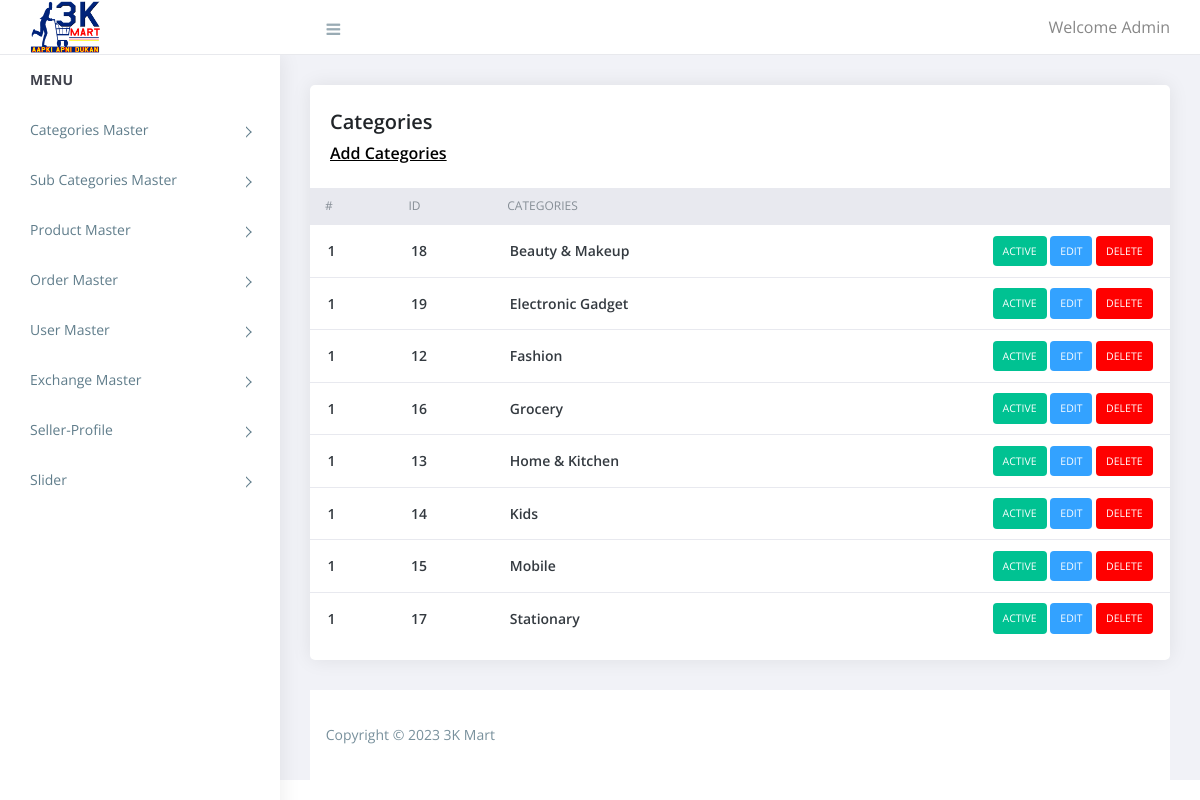
Screenshot of /admin/categories.php (signed in) with the database file from the repository.
### tables this page shows
CREATE TABLE `categories` (
  `id` int(11) NOT NULL,
  `categories` varchar(255) NOT NULL,
  `status` tinyint(4) NOT NULL,
  `created_by` int(11) NOT NULL
);

### admin/categories.php (the view, shortened to what this page needs)
<?php
require('top.inc.php');
$sql="select * from categories order by categories asc";
$res=mysqli_query($con,$sql);
?>
<div class="content pb-0">
	<div class="orders">
	   <div class="row">
		  <div class="col-xl-12">
			 <div class="card">
				<div class="card-body">
				   <h4 class="box-title">Categories </h4>
				   <h4 class="box-link"><a href="manage_categories.php">Add Categories</a> </h4>
				</div>
				<div class="card-body--">
				   <div class="table-stats order-table ov-h">
					  <table class="table ">
						 <thead>
							<tr>
							   <th class="serial">#</th>
							   <th>ID</th>
							   <th>Categories</th>
							   <th></th>
							</tr>
						 </thead>
						 <tbody>
							<?php
							$i=1;
							while($row=mysqli_fetch_assoc($res)){?>
							<tr>
							   <td class="serial"><?php echo $i?></td>
							   <td><?php echo $row['id']?></td>
							   <td><?php echo $row['categories']?></td>
							   <td>
								<?php
								if($row['status']==1){
									echo "<span class='badge badge-complete'><a href='?type=status&operation=deactive&id=".$row['id']."'>Active</a></span>&nbsp;";
								}else{
									echo "<span class='badge badge-pending'><a href='?type=status&operation=active&id=".$row['id']."'>Deactive</a></span>&nbsp;";
								}
								echo "<span class='badge badge-edit'><a href='manage_categories.php?id=".$row['id']."'>Edit</a></span>&nbsp;";
								echo "<span class='badge badge-delete'><a href='?type=delete&id=".$row['id']."'>Delete</a></span>";
								?>
							   </td>
							</tr>
							<?php } ?>
						 </tbody>
					  </table>
				   </div>
				</div>
			 </div>
		  </div>
	   </div>
	</div>
</div>
<?php
require('footer.inc.php');
?>

### admin/top.inc.php (shortened to what this page needs)
<!doctype html>
<html class="no-js" lang="">
   <head>
      <link rel="stylesheet" href="assets/css/normalize.css">
      <link rel="stylesheet" href="assets/css/bootstrap.min.css">
      <link rel="stylesheet" href="assets/css/font-awesome.min.css">
      <link rel="stylesheet" href="assets/css/themify-icons.css">
      <link rel="stylesheet" href="assets/css/pe-icon-7-filled.css">
      <link rel="stylesheet" href="assets/css/flag-icon.min.css">
      <link rel="stylesheet" href="assets/css/cs-skin-elastic.css">
      <link rel="stylesheet" href="assets/css/style.css">
   </head>
   <body>
      <aside id="left-panel" class="left-panel">
         <nav class="navbar navbar-expand-sm navbar-default">
            <div id="main-menu" class="main-menu collapse navbar-collapse">
               <ul class="nav navbar-nav">
                  <li class="menu-title">Menu</li>
                  <li class="menu-item-has-children dropdown">
                     <a href="categories.php" > Categories Master</a>
                  </li>
				  <li class="menu-item-has-children dropdown">
                     <a href="sub_categories.php" > Sub Categories Master</a>
                  </li>
                  <li class="menu-item-has-children dropdown">
                     <a href="product.php" > Product Master</a>
                  </li>
				  <li class="menu-item-has-children dropdown">
                     <a href="order_master.php" > Order Master</a>
                  </li>
				  <li class="menu-item-has-children dropdown">
                     <a href="users.php" > User Master</a>
                  </li>
				  <li class="menu-item-has-children dropdown">
                     <a href="exchange.php" > Exchange Master</a>
                  </li>
                   <li class="menu-item-has-children dropdown">
                     <a href="profile_master.php" > Seller-Profile</a>
                  </li>
                   <li class="menu-item-has-children dropdown">
                     <a href="view-slider.php" > Slider</a>
                  </li>
               </ul>
            </div>
         </nav>
      </aside>
      <div id="right-panel" class="right-panel">
         <header id="header" class="header">
            <div class="top-left">
               <div class="navbar-header">
                  <a class="navbar-brand" href="index.php"><img src="assets/img/4.png" class="logo22" alt="Logo"></a>
                  <a id="menuToggle" class="menutoggle"><i class="fa fa-bars"></i></a>
               </div>
            </div>
            <div class="top-right">
               <div class="header-menu">
                  <div class="user-area dropdown float-right">
                     <a href="#" class="dropdown-toggle active" data-toggle="dropdown" aria-haspopup="true" aria-expanded="false">Welcome Admin</a>
                  </div>
               </div>
            </div>
         </header>

### admin/footer.inc.php (shortened to what this page needs)
         <footer class="site-footer">
            <div class="footer-inner bg-white">
               <div class="row">
                  <div class="col-sm-6">
                     Copyright &copy; <?php echo date('Y')?> 3K Mart
                  </div>
               </div>
            </div>
         </footer>
      </div>
   </body>
</html>

### admin/top.inc.php (style rules this page uses)
.logo22 { width:70px; height:60px; margin-top:-10px; }
.right-panel .navbar-header { background-color:transparent; }

### rows the page displays
categories: id "18", categories "Beauty & Makeup"
categories: id "19", categories "Electronic Gadget"
categories: id "12", categories "Fashion"
categories: id "16", categories "Grocery"
categories: id "13", categories "Home & Kitchen"
categories: id "14", categories "Kids"
categories: id "15", categories "Mobile"
categories: id "17", categories "Stationary"
